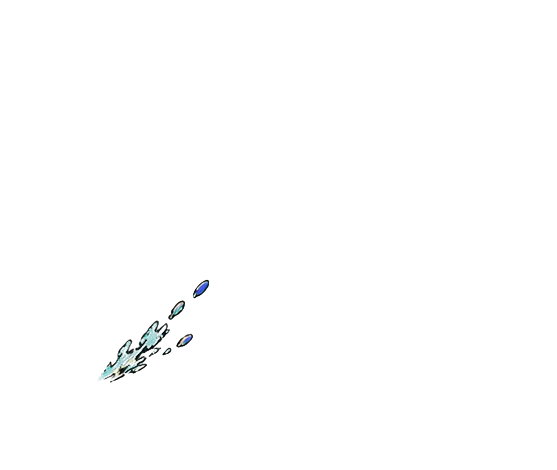
#> input picture public/images/result-effects-v2/hooked-transition-v2/water/frame-00.png, 557 x 470 px, given in place of background.png, which was not available
$ python audit-location-animation-frames.py
#> lines starting #> are read from the running program, lines starting #| are printed output that depends on the picture; pictures that were not available may be replaced by others from this repository, and a replacement may not be noted
from pathlib import Path

from PIL import Image, ImageDraw, ImageStat


ROOT = Path(__file__).resolve().parents[1]
ASSET_ROOT = ROOT / "public" / "images" / "location-backgrounds"
OUTPUT_ROOT = ROOT / "output" / "animation-frame-audit"
LOCATIONS = ("signal-canal", "sunken-reservoir")


def checkerboard(size: tuple[int, int], cell: int = 12) -> Image.Image:
    image = Image.new("RGB", size, (31, 38, 40))
    draw = ImageDraw.Draw(image)
    for y in range(0, size[1], cell):
        for x in range(0, size[0], cell):
            if (x // cell + y // cell) % 2:
                draw.rectangle((x, y, x + cell - 1, y + cell - 1), fill=(48, 56, 58))
    return image


def audit_objects(location: str) -> None:
    object_root = ASSET_ROOT / location / "animation-objects"
    for object_dir in sorted(path for path in object_root.iterdir() if path.is_dir()):
        frames = [Image.open(path).convert("RGBA") for path in sorted(object_dir.glob("frame-*.png"))]
        width, height = frames[0].size
        scale = min(3, max(1, 280 // max(width, height)))
        cell_size = (width * scale, height * scale + 20)
        contact = Image.new("RGB", (cell_size[0] * 4, cell_size[1] * 2), (18, 24, 26))
        draw = ImageDraw.Draw(contact)
        lumas = []
        for index, frame in enumerate(frames):
            enlarged = frame.resize((width * scale, height * scale), Image.Resampling.NEAREST)
            tile = checkerboard(enlarged.size)
            tile.paste(enlarged, (0, 0), enlarged)
            x = (index % 4) * cell_size[0]
            y = (index // 4) * cell_size[1]
            contact.paste(tile, (x, y))
            draw.text((x + 6, y + enlarged.height + 3), f"FRAME {index:02d}", fill=(232, 215, 170))
            alpha = frame.getchannel("A")
            rgb = frame.convert("RGB")
            lumas.append(round(ImageStat.Stat(rgb, mask=alpha).mean[0] * 0.2126
                               + ImageStat.Stat(rgb, mask=alpha).mean[1] * 0.7152
                               + ImageStat.Stat(rgb, mask=alpha).mean[2] * 0.0722, 1))
        contact.save(OUTPUT_ROOT / f"{location}-{object_dir.name}.png", optimize=True)
        print(f"{location}/{object_dir.name}: 8 frames, mean luma {min(lumas)}..{max(lumas)}")


def audit_scene(location: str) -> None:
#> called with location = 'signal-canal'
    background = Image.open(ASSET_ROOT / location / "background.png").convert("RGBA")
#> background is the input picture: PIL image 557x470 RGBA; mean R, G, B, A 0.5, 0.8, 0.8, 1.3
    contact = Image.new("RGB", (1920, 600), (15, 20, 22))
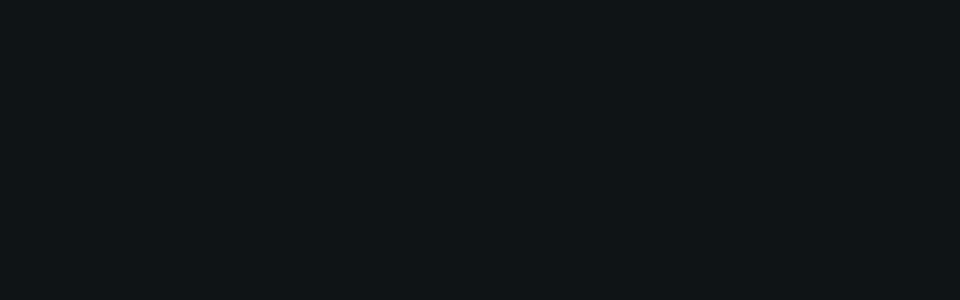
#> contact: PIL image 1920x600 RGB (shown at 1/2 size); mean R, G, B 15, 20, 22
    draw = ImageDraw.Draw(contact)
    for index in range(8):
        scene = background.copy()
        for layer in ("site", "water", "runoff"):
            overlay = Image.open(
                ASSET_ROOT / location / "animations" / layer / f"frame-{index:02d}.png"
            ).convert("RGBA")
            scene.alpha_composite(overlay)
        scene = scene.resize((480, 270), Image.Resampling.LANCZOS)
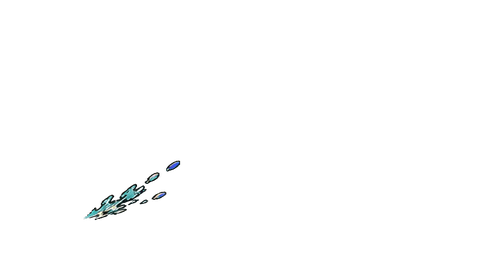
#> scene: PIL image 480x270 RGBA; mean R, G, B, A 0.6, 0.9, 0.9, 1.8; transparent parts drawn white
        x = (index % 4) * 480
        y = (index // 4) * 300
        contact.paste(scene.convert("RGB"), (x, y))
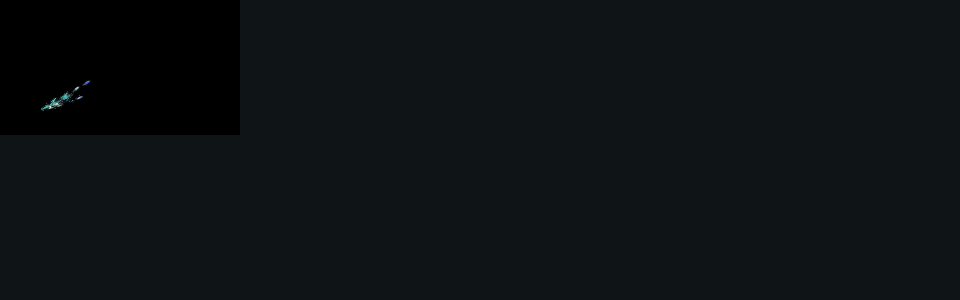
#> contact: PIL image 1920x600 RGB (shown at 1/2 size); mean R, G, B 13.4, 17.8, 19.6
        draw.text((x + 8, y + 276), f"{location} / frame {index:02d}", fill=(240, 220, 170))
    contact.save(OUTPUT_ROOT / f"{location}-full-scene.png", optimize=True)


def main() -> None:
    OUTPUT_ROOT.mkdir(parents=True, exist_ok=True)
    for location in LOCATIONS:
        audit_objects(location)
        audit_scene(location)
    print(f"Audit images written to {OUTPUT_ROOT}")


if __name__ == "__main__":
#> (the run stopped early here; a loop or call above may not have finished)
